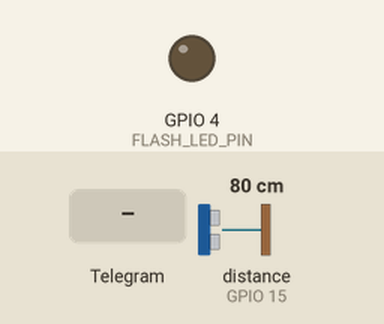
This sketch was run on a simulated ESP32. Shown: output pins drawn as LEDs (lit = HIGH). The test bench sets the inputs (shaded band); at power-on: distance to the obstacle (sensor on GPIO 15) 80 cm. The echo pulse lasts 58.3 µs per cm; WiFi joins after 1.5 s; servers stay silent unless stated; uploads are accepted with an empty reply; the camera gives no picture; web services answer with replies made up by the test bench; pins used as bus, display or sensor lines are not drawn; what the sketch prints to the serial monitor is not drawn.

Above: at 3.0 s.
3.1 s: Telegram message "/start" received
At 5.1 s:
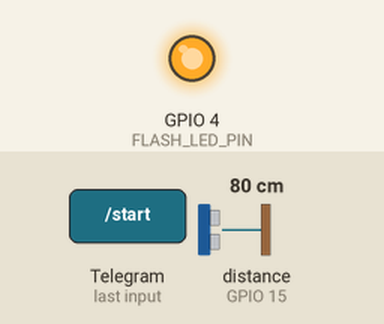
5.5 s: Telegram message "/flash" received
8.3 s: Telegram message "/photo" received
At 13.3 s:
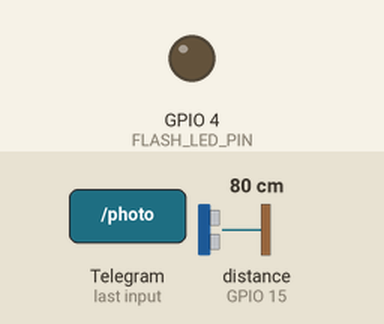
Timing chart, 0 to 14.8 s (numbered marks = the images above; inputs shaded):
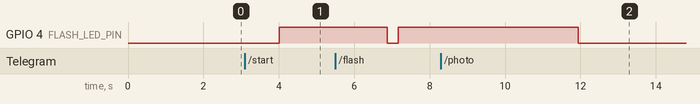

Measured:
- after the input at 3.1 s, GPIO 4 (FLASH_LED_PIN): LOW → HIGH after 0.91 s
- after the input at 8.3 s, GPIO 4 (FLASH_LED_PIN): HIGH → LOW after 3.6 s

The sketch:

http_telegram.ino
```cpp
#include <Arduino.h>
#include <WiFi.h>
#include <WiFiClientSecure.h>
#include "soc/soc.h"
#include "soc/rtc_cntl_reg.h"
#include "esp_camera.h"
#include <UniversalTelegramBot.h>
#include <ArduinoJson.h>

const char* ssid = "lekdi";
const char* password = "teloletom";
long duration;
int distance;
const int trigPin = 13;
const int echoPin = 15;

int std_bersih = 91402;
int std_kotor = 90024;
int selisih = std_kotor - std_bersih;
String serverName = "47.254.244.187";
String serverPath = "/file-upload-toiled";
const int serverPort = 1895;
// Initialize Telegram BOT
String BOTtoken = "5872708952:AAHk7WHs1QAOdT1ZqF9te7JPaYh4YNp7Ejs";  // your Bot Token (Get from Botfather)

// Use @myidbot to find out the chat ID of an individual or a group
// Also note that you need to click "start" on a bot before it can
// message you
String CHAT_ID = "1109292261";

bool sendPhoto = false;
bool statusCamera = false;
bool statusBersih = false;
WiFiClient client;
WiFiClientSecure clientTCP;
UniversalTelegramBot bot(BOTtoken, clientTCP);

#define FLASH_LED_PIN 4
bool flashState = LOW;

//Checks for new messages every 1 second.
int botRequestDelay = 1000;
unsigned long lastTimeBotRan;

unsigned long previousMillisNew = 0; // Variabel untuk menyimpan waktu sebelumnya
const unsigned long intervalNew = 10800000; // Interval waktu dalam milisecond (3 jam = 3 x 60 x 60 x 1000)

//CAMERA_MODEL_AI_THINKER
#define PWDN_GPIO_NUM     32
#define RESET_GPIO_NUM    -1
#define XCLK_GPIO_NUM      0
#define SIOD_GPIO_NUM     26
#define SIOC_GPIO_NUM     27

#define Y9_GPIO_NUM       35
#define Y8_GPIO_NUM       34
#define Y7_GPIO_NUM       39
#define Y6_GPIO_NUM       36
#define Y5_GPIO_NUM       21
#define Y4_GPIO_NUM       19
#define Y3_GPIO_NUM       18
#define Y2_GPIO_NUM        5
#define VSYNC_GPIO_NUM    25
#define HREF_GPIO_NUM     23
#define PCLK_GPIO_NUM     22


String sendPhoto2() {
  String getAll;
  String getBody;

  camera_fb_t * fb = NULL;
  fb = esp_camera_fb_get();
  if(!fb) {
    Serial.println("Camera capture failed");
    delay(1000);
    ESP.restart();
  }

  Serial.println("Connecting to server: " + serverName);

  if (client.connect(serverName.c_str(), serverPort)) {
    Serial.println("Connection successful!");
    String head = "--RandomNerdTutorials\r\nContent-Disposition: form-data; name=\"file\"; filename=\"esp32-cam.jpg\"\r\nContent-Type: image/jpeg\r\n\r\n";
    String tail = "\r\n--RandomNerdTutorials--\r\n";

    uint32_t imageLen = fb->len;
    uint32_t extraLen = head.length() + tail.length();
    uint32_t totalLen = imageLen + extraLen;

    client.println("POST " + serverPath + " HTTP/1.1");
    client.println("Host: " + serverName);
    client.println("Content-Length: " + String(totalLen));
    client.println("Content-Type: multipart/form-data; boundary=RandomNerdTutorials");
    client.println();
    client.print(head);

    uint8_t *fbBuf = fb->buf;
    size_t fbLen = fb->len;
    for (size_t n=0; n<fbLen; n=n+1024) {
      if (n+1024 < fbLen) {
        client.write(fbBuf, 1024);
        fbBuf += 1024;
      }
      else if (fbLen%1024>0) {
        size_t remainder = fbLen%1024;
        client.write(fbBuf, remainder);
      }
    }
    client.print(tail);

    esp_camera_fb_return(fb);

    int timoutTimer = 10000;
    long startTimer = millis();
    boolean state = false;

    while ((startTimer + timoutTimer) > millis()) {
      Serial.print(".");
      delay(100);
      while (client.available()) {
        char c = client.read();
        if (c == '\n') {
          if (getAll.length()==0) { state=true; }
          getAll = "";
        }
        else if (c != '\r') { getAll += String(c); }
        if (state==true) { getBody += String(c); }
        startTimer = millis();
      }
      if (getBody.length()>0) { break; }
    }
    Serial.println();
    client.stop();
//    int startIndex = getBody.indexOf("\"\":") + 9; // Menemukan indeks awal nilai ""
//    int endIndex = getBody.indexOf("\n", startIndex); // Menemukan indeks akhir nilai ""
//    String pixelsStr = getBody.substring(startIndex, endIndex); // Mengambil substring yang berisi nilai "pixels"
//    int pixels = pixelsStr.toInt(); // Mengkonversi nilai "pixels" menjadi integer
  DynamicJsonDocument doc(1024);
  DeserializationError error = deserializeJson(doc, getBody);

  if(error){
    Serial.print("error ");
    Serial.println(error.c_str());
    return "";
  }

  const char* statusdata = doc["data"]["status"];
  Serial.print("sdasd ");
  Serial.println(statusdata);
 int startIndex = getBody.indexOf("\"pixels\":") + 9; // Mengambil posisi awal nilai pixels
  int endIndex = getBody.indexOf("}", startIndex); // Mengambil posisi akhir nilai pixels

  String pixelsValue = getBody.substring(startIndex, endIndex);
  int pixels = pixelsValue.toInt();

    Serial.print("Nilai pixels: ");
    Serial.println(pixels);
    Serial.print("Nilai pixels str: ");
    Serial.println(pixelsValue);
    float percentage = ( pixels-std_bersih )/selisih*100;

      String welcome = "Status Sensing Sensor pengambilan gambar\n";
      welcome += "pixel = "+String(pixels)+String("\n");
      welcome += "selisih = "+String(selisih)+String("\n");
      //welcome += "status = "+String(selisih>200?"kotor":"bersih")+String("\n");
     // bot.sendMessage(CHAT_ID, welcome, "");
      statusBersih = false;
      if (String(statusdata) == "True") {
      String welcome = "Toilet bersih, Nilai RGB Sesuai .";
//      String welcome = "Terimakasih telah menggunakan layanan ,,,\n";
//      welcome += "pixel = "+String(pixels)+String("\n");
//      welcome += "selisih = "+String(selisih)+String("\n");
      welcome += "status = "+String("Toilet Bersih")+String("\n");
      bot.sendMessage(CHAT_ID, welcome, "");
      statusBersih = true;
    }else{
      String welcome = "Toilet Kotor, Nilai RGB diluar batas \n";
//      welcome += "pixel = "+String(pixels)+String("\n");
//      welcome += "selisih = "+String(selisih)+String("\n");
//      welcome += "status = "+String("kotor")+String("\n");;
      welcome += "status = "+String("Silahkan bersihkan toilet, Ketik 'dibersihkan' saat membersihkan toilet")+String("\n");
      statusBersih = false;
      bot.sendMessage(CHAT_ID, welcome, "");
      }
    Serial.println("body");
    Serial.println(getBody);
  }
  else {
    getBody = "Connection to " + serverName +  " failed.";
    Serial.println(getBody);
  }
  return getBody;
}

void setup(){
  WRITE_PERI_REG(RTC_CNTL_BROWN_OUT_REG, 0);
  // Init Serial Monitor
  Serial.begin(115200);
  pinMode(trigPin, OUTPUT);
  pinMode(echoPin, INPUT);


  // Set LED Flash as output
  pinMode(FLASH_LED_PIN, OUTPUT);
  digitalWrite(FLASH_LED_PIN, flashState);

  // Config and init the camera
  configInitCamera();

  // Connect to Wi-Fi
  WiFi.mode(WIFI_STA);
  Serial.println();
  Serial.print("Connecting to ");
  Serial.println(ssid);
  WiFi.begin(ssid, password);
  clientTCP.setCACert(TELEGRAM_CERTIFICATE_ROOT); // Add root certificate for api.telegram.org
  while (WiFi.status() != WL_CONNECTED) {
    Serial.print(".");
    delay(500);
  }
  Serial.println();
  Serial.print("ESP32-CAM IP Address: ");
  Serial.println(WiFi.localIP());
}

void loop() {
  if (sendPhoto) { //kondisi ketika foto
    int jarakCM = distanceCM();
    Serial.println(jarakCM+String("cm"));
    while(jarakCM<20){
      jarakCM = distanceCM();
      Serial.println(jarakCM+String("cm"));
      delay(1000);
    }
    digitalWrite(FLASH_LED_PIN, HIGH);
    delay(1000);
    Serial.println("Preparing photo");
    sendPhotoTelegram();
    sendPhoto2();
    sendPhoto = false;
    delay(1000);
    digitalWrite(FLASH_LED_PIN, LOW);
  }
  if (millis() > lastTimeBotRan + botRequestDelay)  {
    int numNewMessages = bot.getUpdates(bot.last_message_received + 1);
    while (numNewMessages) {
      Serial.println("got response");
      handleNewMessages(numNewMessages);
      numNewMessages = bot.getUpdates(bot.last_message_received + 1);
    }
    lastTimeBotRan = millis();
  }
  if(statusCamera){

  unsigned long currentMillis = millis(); // Membaca waktu saat ini
  // Periksa apakah sudah melewati interval waktu 3 jam
  if (currentMillis - previousMillisNew >= intervalNew) {
    previousMillisNew = currentMillis; // Simpan waktu saat ini sebagai waktu sebelumnya
    // Lakukan tugas yang perlu dilakukan setiap 3 jam di sini
    sendPhoto=true;
    String welcome = "Pengecekan tiap 3 jam\n";
    welcome += "mohon tunggu sistem sedang memeriksa kondisi \n";
    welcome += "\n";
    welcome += "\n";
    bot.sendMessage(CHAT_ID, welcome, ""); //sendchat
  }
  }
}
```

distance.ino
```cpp
int distanceCM(){

    digitalWrite(trigPin, LOW);
    delayMicroseconds(2);
    digitalWrite(trigPin, HIGH);
    delayMicroseconds(10);
    digitalWrite(trigPin, LOW);
    duration = pulseIn(echoPin, HIGH);
    distance= duration*0.034/2;
    Serial.print("Distance: ");
    Serial.println(distance);
    return distance;
}
```

handlerMsg.ino
```cpp
void handleNewMessages(int numNewMessages) {
  Serial.print("Handle New Messages: ");
  Serial.println(numNewMessages);

  for (int i = 0; i < numNewMessages; i++) {
    String chat_id = String(bot.messages[i].chat_id);
    if (chat_id != CHAT_ID){
      bot.sendMessage(chat_id, "Unauthorized user", "");
      continue;
    }

    // Print the received message
    String text = bot.messages[i].text;
    Serial.println(text);

    String from_name = bot.messages[i].from_name;
    if (text == "/start") {
      String welcome = "Welcome , " + from_name + "\n";
      welcome += "Use the following commands to interact with the ESP32-CAM \n";
      welcome += "/photo : takes a new photo\n";
      welcome += "/flash : toggles flash LED \n";
      bot.sendMessage(CHAT_ID, welcome, "");
      statusCamera = true;
      sendPhoto = true;    }
    if(statusCamera){
    if (text == "/flash") {
      flashState = !flashState;
      digitalWrite(FLASH_LED_PIN, flashState);
      Serial.println("Change flash LED state");
    }
    if (text == "/photo") {
      sendPhoto = true;
      Serial.println("New photo request");
    }
    if(!statusBersih)
      if (text == "dibersihkan") {
//        sendPhoto = true;
//        Serial.println("New photo request");

      String welcome = "Ketik 'sudah' Jika telah di bersihkan ,,,\n";
      bot.sendMessage(CHAT_ID, welcome, "");
      }
      if (text == "sudah") {
        sendPhoto = true;
        Serial.println("New photo request");

//      String welcome = "Ketik 'Sudah' Jika telah di bersihkan ,,,\n";
//      bot.sendMessage(CHAT_ID, welcome, "");
      }
    }
    if (text == "/stop") {
      statusCamera = false;
      Serial.println("stop camera");
    }
  }
}
```

initializeCamera.ino
```cpp
void configInitCamera(){
  camera_config_t config;
  config.ledc_channel = LEDC_CHANNEL_0;
  config.ledc_timer = LEDC_TIMER_0;
  config.pin_d0 = Y2_GPIO_NUM;
  config.pin_d1 = Y3_GPIO_NUM;
  config.pin_d2 = Y4_GPIO_NUM;
  config.pin_d3 = Y5_GPIO_NUM;
  config.pin_d4 = Y6_GPIO_NUM;
  config.pin_d5 = Y7_GPIO_NUM;
  config.pin_d6 = Y8_GPIO_NUM;
  config.pin_d7 = Y9_GPIO_NUM;
  config.pin_xclk = XCLK_GPIO_NUM;
  config.pin_pclk = PCLK_GPIO_NUM;
  config.pin_vsync = VSYNC_GPIO_NUM;
  config.pin_href = HREF_GPIO_NUM;
  config.pin_sscb_sda = SIOD_GPIO_NUM;
  config.pin_sscb_scl = SIOC_GPIO_NUM;
  config.pin_pwdn = PWDN_GPIO_NUM;
  config.pin_reset = RESET_GPIO_NUM;
  config.xclk_freq_hz = 20000000;
  config.pixel_format = PIXFORMAT_JPEG;

  //init with high specs to pre-allocate larger buffers
  if(psramFound()){
    config.frame_size = FRAMESIZE_UXGA;
    config.jpeg_quality = 10;  //0-63 lower number means higher quality
    config.fb_count = 2;
  } else {
    config.frame_size = FRAMESIZE_SVGA;
    config.jpeg_quality = 12;  //0-63 lower number means higher quality
    config.fb_count = 1;
  }

  // camera init
  esp_err_t err = esp_camera_init(&config);
  if (err != ESP_OK) {
    Serial.printf("Camera init failed with error 0x%x", err);
    delay(1000);
    ESP.restart();
  }

  // Drop down frame size for higher initial frame rate
  sensor_t * s = esp_camera_sensor_get();
  s->set_framesize(s, FRAMESIZE_CIF);  // UXGA|SXGA|XGA|SVGA|VGA|CIF|QVGA|HQVGA|QQVGA
}
```

sendPhoto.ino
```cpp
String sendPhotoTelegram() {
  const char* myDomain = "api.telegram.org";
  String getAll = "";
  String getBody = "";

  camera_fb_t * fb = NULL;
  fb = esp_camera_fb_get();
  if(!fb) {
    Serial.println("Camera capture failed");
    delay(1000);
    ESP.restart();
    return "Camera capture failed";
  }

  Serial.println("Connect to " + String(myDomain));


  if (clientTCP.connect(myDomain, 443)) {
    Serial.println("Connection successful");

    String head = "--RandomNerdTutorials\r\nContent-Disposition: form-data; name=\"chat_id\"; \r\n\r\n" + CHAT_ID + "\r\n--RandomNerdTutorials\r\nContent-Disposition: form-data; name=\"photo\"; filename=\"esp32-cam.jpg\"\r\nContent-Type: image/jpeg\r\n\r\n";
    String tail = "\r\n--RandomNerdTutorials--\r\n";

    uint16_t imageLen = fb->len;
    uint16_t extraLen = head.length() + tail.length();
    uint16_t totalLen = imageLen + extraLen;

    clientTCP.println("POST /bot"+BOTtoken+"/sendPhoto HTTP/1.1");
    clientTCP.println("Host: " + String(myDomain));
    clientTCP.println("Content-Length: " + String(totalLen));
    clientTCP.println("Content-Type: multipart/form-data; boundary=RandomNerdTutorials");
    clientTCP.println();
    clientTCP.print(head);

    uint8_t *fbBuf = fb->buf;
    size_t fbLen = fb->len;
    for (size_t n=0;n<fbLen;n=n+1024) {
      if (n+1024<fbLen) {
        clientTCP.write(fbBuf, 1024);
        fbBuf += 1024;
      }
      else if (fbLen%1024>0) {
        size_t remainder = fbLen%1024;
        clientTCP.write(fbBuf, remainder);
      }
    }

    clientTCP.print(tail);

    esp_camera_fb_return(fb);

    int waitTime = 10000;   // timeout 10 seconds
    long startTimer = millis();
    boolean state = false;

    while ((startTimer + waitTime) > millis()){
      Serial.print(".");
      delay(100);
      while (clientTCP.available()) {
        char c = clientTCP.read();
        if (state==true) getBody += String(c);
        if (c == '\n') {
          if (getAll.length()==0) state=true;
          getAll = "";
        }
        else if (c != '\r')
          getAll += String(c);
        startTimer = millis();
      }
      if (getBody.length()>0) break;
    }
    clientTCP.stop();
    Serial.println(getBody);
  }
  else {
    getBody="Connected to api.telegram.org failed.";
    Serial.println("Connected to api.telegram.org failed.");
  }
  return getBody;
}
```
